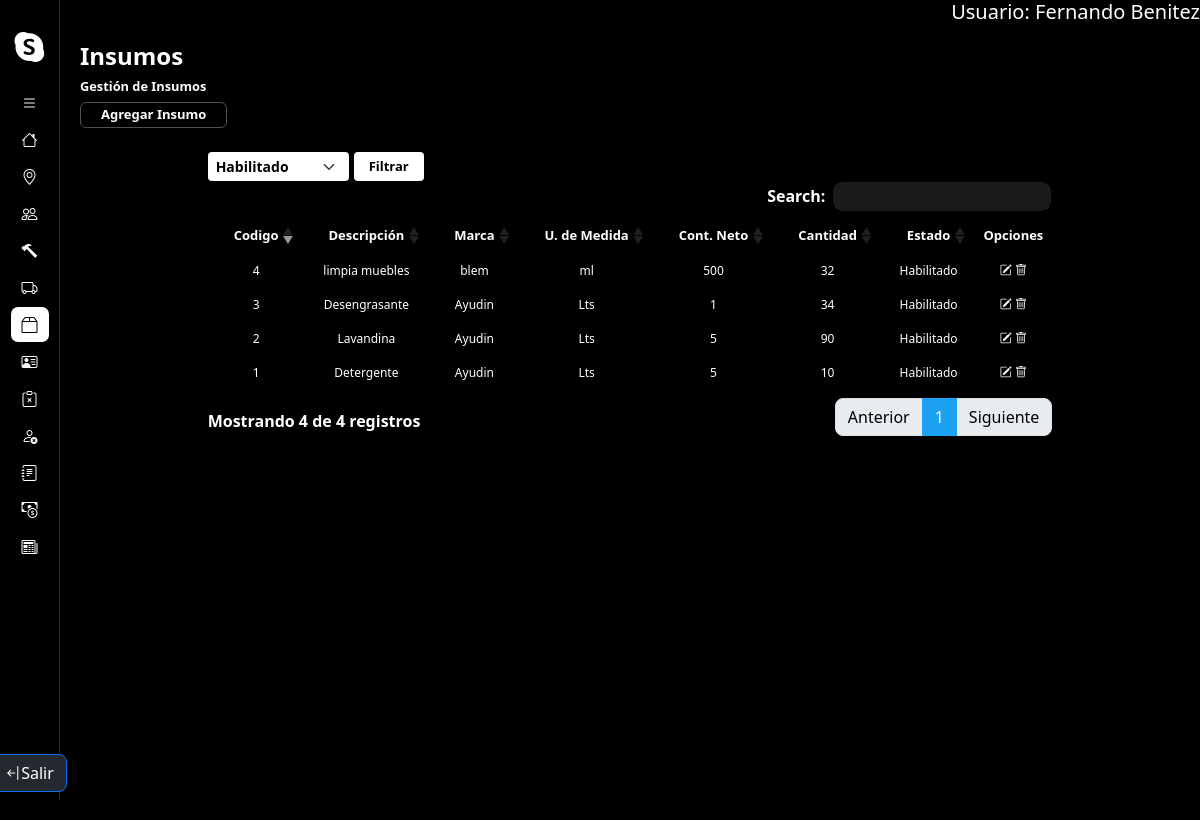
The page /gestionInsumos/ (signed in) on the database its author committed.
### core/models.py (models this page shows, shortened)
class Insumo(models.Model):
    UNIDAD = {
        (1, 'gr'),
        (2, 'Kg'),
        (3, 'ml'),
        (4, 'Lts')
    }
    descripcion = models.CharField(max_length=50)
    unidad_med = models.IntegerField(choices=UNIDAD)
    contenido_neto = models.IntegerField()
    marca = models.CharField(max_length=50)
    cantidad = models.IntegerField()
    activo = models.BooleanField(default=True)
    objects = InsumoManager()
    habilitados = InsumoManager(True)
    deshabilitados = InsumoManager(False)
    def getEstado(self):
        if self.activo == True:
            return "Habilitado"
        else:
            return "Deshabilitado"
    def getUni_Medida(self):
        return dict(self.UNIDAD).get(self.unidad_med, '')

### core/views.py (the view)
# urls.py: path('gestionInsumos/', gestionInsumos.as_view(), name = 'gestionInsumos'),
@method_decorator(login_required, name='dispatch')
class gestionInsumos(ListView):
    model = Insumo
    template_name = 'insumo/gestionInsumos.html'
    context_object_name = 'insumos'
    def get_context_data(self, **kwargs):
        context = super().get_context_data(**kwargs)
        context['estados'] = ['Habilitado', 'Deshabilitado', 'Todos']
        estado = self.request.GET.get('estado', '')
        if estado == 'Habilitado' or not estado:
            context['insumos'] = Insumo.habilitados.all()
        elif estado == 'Deshabilitado':
            context['insumos'] = Insumo.deshabilitados.all()
        elif estado == 'Todos':
            context['insumos'] = Insumo.objects.all()
        return context

### core/models.py (called while the page is built)
    def get_queryset(self):
        qs = super().get_queryset()
        return qs.filter(activo=self.habilitado) if self.habilitado is not None else qs

### core/templates/insumo/gestionInsumos.html (shortened to what this page needs)
{% extends 'layouts/baseGestion.html' %}
{% load static %}
{% block extracss %}{{block.super}}
<link href="{% static 'css/baseGestion.css' %}" rel="stylesheet" />
{% endblock %}
{% block title %}
    <h1>Insumos</h1>
    <h2>Gestión de Insumos</h2>
    <a href="{% url 'altaInsumo' %}" class="btn-agregarEntidad">Agregar Insumo</a>
{% endblock %}
{% block listado %}
<div class="container contenedor-tabla-form">
    <div class="container contenedor-filtrados">
        <form method="GET" action="{% url 'gestionInsumos' %}">
            <div class="contenedor-select-btn">
                <select name="estado" id="estado" class="form-select form-select-sm form-select-filter">
                    {% for option in estados %}
                        <option value="{{ option }}" {% if option == request.GET.estado %} selected {% endif %}>{{ option }}</option>
                    {% endfor %}
                </select>
                <button type="submit" class="btn-filtrar">Filtrar</button>
            </div>
        </form>
    </div>
    <div class="container contenedor-tabla">
        <table class="table table-striped table-dark">
            <thead>
                <tr>
                    <th scope="col">Codigo</th>
                    <th scope="col">Descripción</th>
                    <th scope="col">Marca</th>
                    <th scope="col">U. de Medida</th>
                    <th scope="col">Cont. Neto</th>
                    <th scope="col">Cantidad</th>
                    <th scope="col">Estado</th>
                    <th scope="col">Opciones</th>
                </tr>
            </thead>
            <tbody>
                {% for insumo in insumos %}
                    <tr class="fila-tabla">
                        <td scope="row">{{ insumo.pk }} </td>
                        <td scope="row">{{ insumo.descripcion }} </td>
                        <td scope="row">{{ insumo.marca }} </td>
                        <td scope="row">{{ insumo.getUni_Medida }} </td>
                        <td scope="row">{{ insumo.contenido_neto }} </td>
                        <td scope="row">{{ insumo.cantidad }} </td>
                        <td scope="row">{{ insumo.getEstado }} </td>
                        <td scope="row">
                            <a href="{% url 'modificarInsumo' insumo.pk %}" class="opcion"><i class="bi bi-pencil-square"></i></i></a>
                            <button href="#" class="opcion"><i class="bi bi-trash"></i></button>
                        </td>
                    </tr>
                {% endfor %}
            </tbody>
        </table>
    </div>
</div>
{% endblock %}

### SendaRC/templates/layouts/baseInicio.html (shortened to what this page needs)
{% extends 'layouts/base.html' %}
{% load static %}
{% block extracss %}
    <link href="{% static 'css/baseInicio.css' %}" rel="stylesheet" />
{% endblock %}
{% block container %}
<main class="container-main">
    <aside class="nav-container">
        <nav class="navbar d-flex flex-column flex-shrink-0 bg-body-tertiary">
            <a href="/" class="d-block p-3 link-body-emphasis text-decoration-none" data-bs-toggle="tooltip"
                data-bs-placement="right" data-bs-original-title="Icon-only">
                <i class="bi bi-skype" style="color: white; font-size: 30px;"></i>
            </a>
            <ul class="list-navbar nav nav-pills nav-flush flex-column mb-auto text-center">
                <li class="nav-item" id="expand-button">
                    <button id="btn-toExpand" href="#" class="nav-link py-3 rounded-2" aria-current="page" data-bs-toggle="tooltip"
                        data-bs-placement="right" aria-label="open-bar" data-bs-original-title="open-bar">
                        <i class="bi bi-list"></i>
                    </button>
                </li>
                <li class="nav-item {% if request.path == '/home/' %}active{% endif %}">
                    <a href="{% url 'home' %}" class="nav-link py-3 rounded-2" aria-current="page" data-bs-toggle="tooltip"
                        data-bs-placement="right" aria-label="Home" data-bs-original-title="Home">
                        <i class="bi bi-house"></i>
                    </a>
                </li>
                <li class="nav-item {% if '/gestionLocalidad/' in request.path or '/altaLocalidad/' in request.path or '/modificarLocalidad/' in request.path %}active{% endif %}">
                    <a href="{% url 'gestionLocalidad' %}" class="nav-link py-3 rounded-2" aria-current="page" data-bs-toggle="tooltip"
                        data-bs-placement="right" aria-label="Localidades" data-bs-original-title="Localidades">
                        <i class="bi bi-geo-alt"></i>
                    </a>
                </li>
                <li class="nav-item {% if '/gestionEmpleado/' in request.path or '/altaEmpleado/' in request.path or '/modificarEmpleado/' in request.path %}active{% endif %}">
                    <a href="{% url 'gestionEmpleado' %}" class="nav-link py-3 rounded-2" aria-current="page" data-bs-toggle="tooltip"
                        data-bs-placement="right" aria-label="Empleados" data-bs-original-title="Empleados">
                        <i class="bi bi-people"></i>
                    </a>
                </li>
                <li class="nav-item {% if '/gestionMaquinaria/' in request.path or '/altaMaquinaria/' in request.path or '/modificarMaquinaria/' in request.path %}active{% endif %}">
                    <a href="{% url 'gestionMaquinaria' %}" class="nav-link py-3 rounded-2" aria-current="page" data-bs-toggle="tooltip"
                        data-bs-placement="right" aria-label="Maquinarias" data-bs-original-title="Maquinarias">
                        <i class="bi bi-hammer"></i>
                    </a>
                </li>
                <li class="nav-item {% if '/gestionTipoServicio/' in request.path or '/altaTipoServicio/' in request.path or '/modificarTipoServicio/' in request.path %}active{% endif %}">
                    <a href="{% url 'gestionTipoServicio' %}" class="nav-link py-3 rounded-2" aria-current="page" data-bs-toggle="tooltip"
                        data-bs-placement="right" aria-label="TipoServicios" data-bs-original-title="TipoServicios">
                        <i class="bi bi-truck"></i>
                    </a>
                </li>
                <li class="nav-item {% if '/gestionInsumos/' in request.path or '/altaInsumo/' in request.path or '/modificarInsumo/' in request.path %}active{% endif %}">
                    <a href="{% url 'gestionInsumos' %}" class="nav-link py-3 rounded-2" aria-current="page" data-bs-toggle="tooltip"
                        data-bs-placement="right" aria-label="Insumos" data-bs-original-title="Insumos">
                        <i class="bi bi-box2"></i>
                    </a>
                </li>
                <li class="nav-item {% if '/gestionClientes/' in request.path or '/altaCliente/' in request.path or '/modificarCliente/' in request.path %}active{% endif %}">
                    <a href="{% url 'gestionClientes' %}" class="nav-link py-3 rounded-2" aria-current="page" data-bs-toggle="tooltip"
                        data-bs-placement="right" aria-label="Clientes" data-bs-original-title="Clientes">
                        <i class="bi bi-person-vcard"></i>
                    </a>
                </li>
                <li class="nav-item">
                    <a href="#" class="nav-link py-3 rounded-2" aria-current="page" data-bs-toggle="tooltip"
                        data-bs-placement="right" aria-label="Reclamos" data-bs-original-title="Reclamos">
                        <i class="bi bi-clipboard-x"></i>
                    </a>
                </li>
                <li class="nav-item {% if '/gestionSanciones/' in request.path or '/altaSancion/' in request.path or '/modificarSancion/' in request.path %}active{% endif %}">
                    <a href="{% url 'gestionSanciones' %}" class="nav-link py-3 rounded-2" aria-current="page" data-bs-toggle="tooltip"
                        data-bs-placement="right" aria-label="Sanciones" data-bs-original-title="Sanciones">
                        <i class="bi bi-person-x"></i>
                    </a>
                </li>
                <li class="nav-item">
                    <a href="#" class="nav-link py-3 rounded-2" aria-current="page" data-bs-toggle="tooltip"
                        data-bs-placement="right" aria-label="Asistencias" data-bs-original-title="Asistencias">
                        <i class="bi bi-journal-text"></i>
                    </a>
                </li>
                <li class="nav-item {% if '/servicio/' in request.path%}active{% endif %}">
                    <a href="{% url 'gestionServicios' %}" class="nav-link py-3 rounded-2" aria-current="page" data-bs-toggle="tooltip"
                        data-bs-placement="right" aria-label="Presupuestos" data-bs-original-title="Presupuestos">
                        <i class="bi bi-cash-coin"></i>
                    </a>
                </li>
                <li class="nav-item {% if '/factura/' in request.path %}active{% endif %}">
                    <a href="{% url 'facturas' %}" class="nav-link py-3 rounded-2" aria-current="page" data-bs-toggle="tooltip"
                        data-bs-placement="right" aria-label="Facturas" data-bs-original-title="Facturas">
                        <i class="bi bi-newspaper"></i>
                    </a>
                </li>
            </ul>
            {% if user.is_authenticated %}
                <div class="container-btn-cerrar-sesion">
                    <a class="cerrar-sesion-btn btn btn-primary d-inline-flex align-items-center" href={% url 'logout' %}>
                            <i class="bi bi-arrow-bar-left"></i>Salir</a>
                </div>
            {% endif %}
        </nav>
    </aside>
    <section class="container-seccion-main">
        <div class="user-info">
            {% if user.is_authenticated %}
                <h5>Usuario: {{ user.first_name }} {{ user.last_name }}</h5>
            {% endif %}
        </div>
        {% block seccion-main %}
        {% endblock %}
    </section>
</main>
{% endblock %}

### static/css/base.css (style rules this page uses)
* { margin: 0; padding: 0; box-sizing: border-box; }
body { background-color: #000; }

### static/css/baseInicio.css (style rules this page uses)
.container-main { display: flex; width: 100%; height: 100%; }
.container-seccion-main { width: 100%; height: 100vh; position: relative; z-index: 50; }
.nav-container { width: 60px; border-right: 1px solid #2c2c2c; transition: all 0.3s ease-in-out; }
.nav-item { border-radius: 7px; position: relative; }
.navbar { background-color: #000 !important; height: 100%; align-content: center; }
.nav-link { width: 38px; height: 35px; display: flex; justify-content: center; align-items: center; color: white; transition: none; }
.list-navbar { gap: 2px; }
.active { background-color: white; }
.active > a > i { color: #000; }
#btn-toExpand { background:none; color: #fff; }
.bi-list { color: #fff !important; }
.user-info, h5 { text-align: right; color: #fff; }

### static/css/baseGestion.css (style rules this page uses)
.seccion-cabecera > h1 { font-size: 1.5rem; font-weight: 700; }
.seccion-cabecera > h2 { font-size: 0.8rem; font-weight: 700; }
.table>tbody>tr:nth-child(odd)>td, .table>thead>tr:nth-child(odd)>th { background-color: #000; }
.table>tbody>tr:nth-child(even)>td, .table>tbody>tr:nth-child(even)>th { background-color: #000; }
.table.dataTable thead th { text-align: center; }
.table.dataTable tbody td { text-align: center; }
.table thead { font-size: 13px; }
.table tbody { font-size: 12px; }
.seccion-cabecera > a { color: #FFF; font-size: 13px; border-radius: 6px; text-decoration: none; font-weight: 700; border: 1px solid #505050; padding-inline: 20px; padding-block: 2px; background-color: #000; transition: background-color 0.1s ease-in-out; }
.opcion { background: none; border: none; color: #fff; }
.contenedor-tabla-form { width: auto; }
.contenedor-filtrados { padding-inline: 12px; }
.form-select-filter { width: auto !important; background-color: #fff !important; color: #000 !important; border: none !important; font-weight: 600 !important; }
.contenedor-select-btn { display: flex; gap: 5px; align-items: end; }
.btn-filtrar { background-color: #ffffff; color: #000; font-size: 13px; font-weight: 700; padding-inline: 15px; border-radius: 4px; border: none; transition: all .1s ease-in-out; height: 29px; }

### rows shown on the page
Insumo: pk "1", descripcion "Detergente", marca "Ayudin", getUni_Medida "Lts", contenido_neto "5", cantidad "10", getEstado "Habilitado"
Insumo: pk "2", descripcion "Lavandina", marca "Ayudin", getUni_Medida "Lts", contenido_neto "5", cantidad "90", getEstado "Habilitado"
Insumo: pk "3", descripcion "Desengrasante", marca "Ayudin", getUni_Medida "Lts", contenido_neto "1", cantidad "34", getEstado "Habilitado"
Insumo: pk "4", descripcion "limpia muebles", marca "blem", getUni_Medida "ml", contenido_neto "500", cantidad "32", getEstado "Habilitado"

### other values the page prints
{{ user.first_name }} "Fernando"
{{ user.last_name }} "Benitez"
form field estado "Habilitado"
